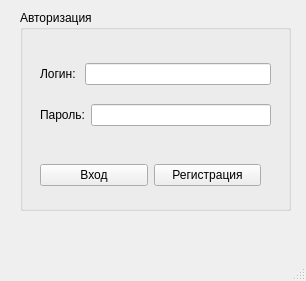
<?xml version="1.0" encoding="UTF-8"?>
<ui version="4.0">
 <class>MainWindow</class>
 <widget class="QMainWindow" name="MainWindow">
  <property name="geometry">
   <rect>
    <x>0</x>
    <y>0</y>
    <width>306</width>
    <height>281</height>
   </rect>
  </property>
  <property name="windowTitle">
   <string>MainWindow</string>
  </property>
  <widget class="QWidget" name="centralwidget">
   <widget class="QGroupBox" name="groupBox">
    <property name="geometry">
     <rect>
      <x>20</x>
      <y>10</y>
      <width>271</width>
      <height>201</height>
     </rect>
    </property>
    <property name="title">
     <string>Авторизация</string>
    </property>
    <widget class="QWidget" name="">
     <property name="geometry">
      <rect>
       <x>20</x>
       <y>40</y>
       <width>231</width>
       <height>91</height>
      </rect>
     </property>
     <layout class="QVBoxLayout" name="verticalLayout">
      <item>
       <layout class="QHBoxLayout" name="horizontalLayout">
        <item>
         <widget class="QLabel" name="label">
          <property name="text">
           <string>Логин: </string>
          </property>
         </widget>
        </item>
        <item>
         <widget class="QLineEdit" name="login"/>
        </item>
       </layout>
      </item>
      <item>
       <layout class="QHBoxLayout" name="horizontalLayout_2">
        <item>
         <widget class="QLabel" name="label_2">
          <property name="text">
           <string>Пароль:</string>
          </property>
         </widget>
        </item>
        <item>
         <widget class="QLineEdit" name="pass"/>
        </item>
       </layout>
      </item>
     </layout>
    </widget>
    <widget class="QWidget" name="">
     <property name="geometry">
      <rect>
       <x>20</x>
       <y>150</y>
       <width>221</width>
       <height>31</height>
      </rect>
     </property>
     <layout class="QHBoxLayout" name="horizontalLayout_5">
      <item>
       <widget class="QPushButton" name="pushButton">
        <property name="text">
         <string>Вход</string>
        </property>
       </widget>
      </item>
      <item>
       <widget class="QPushButton" name="pushButton_2">
        <property name="text">
         <string>Регистрация</string>
        </property>
       </widget>
      </item>
     </layout>
    </widget>
   </widget>
  </widget>
  <widget class="QMenuBar" name="menubar">
   <property name="geometry">
    <rect>
     <x>0</x>
     <y>0</y>
     <width>306</width>
     <height>25</height>
    </rect>
   </property>
  </widget>
  <widget class="QStatusBar" name="statusbar"/>
 </widget>
 <resources/>
 <connections/>
</ui>
